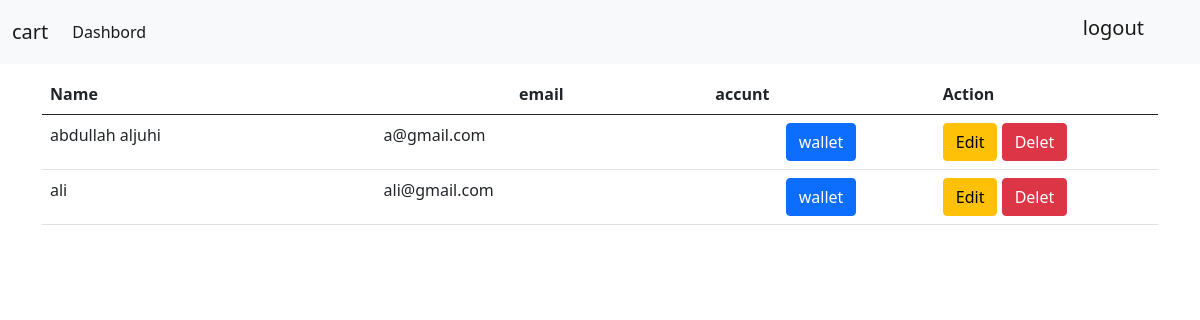
The app's page /dashbord.php with its own data.
### tables this page shows
CREATE TABLE `users` (
  `id` int(11) NOT NULL,
  `name` varchar(100) NOT NULL,
  `email` varchar(100) NOT NULL,
  `password` varchar(100) NOT NULL,
  `type` tinyint(1) NOT NULL DEFAULT 0
);

### db/connected.php (called while the page is built, shortened)
<?php
class connectedDb
{
        public $servername='localhost';
        public $username='root';
        public $password='';
        public $dbname='Productdb';
        public static $con;
    public function __construct()
    {
        self::$con = mysqli_connect($this->servername,$this->username,
        $this->password, $this->dbname);
    }
    public function getAll($tablename){
        $sql = "SELECT * FROM $tablename";
        $result = mysqli_query(self::$con, $sql);
        if(mysqli_num_rows($result) > 0){
            return $result;
        }
    }
}

### dashbord.php (the view, shortened to what this page needs)
<?php
require_once './include/Dashboardheader.php';
require_once './db/connected.php';
$db = new connectedDb();
?>
<div class="container bootstrap snippets bootdey">
    <div class="row">
        <div class="col-lg-12">
            <div class="main-box no-header clearfix">
                <div class="main-box-body clearfix">
                    <div class="table-responsive">
                        <table style="margin-top: 10px;" class="table user-list">
                            <thead>
                                <tr>
                                    <th><span>Name</span></th>
                                    <th class="text-center"><span>email</span></th>
                                    <th><span>accunt</span></th>
                                    <th>Action</th>
                                </tr>
                            </thead>
                            <tbody>
                                <?php
$result = $db->getAll("users");
if (isset($result)) {
    while ($row = mysqli_fetch_assoc($result)) {?>
                                        <tr>
                                            <td>
                                                <span class="user-subhead"><?=$row['name']?></span>
                                            </td>
                                            <td><?=$row['email']?></td>
                                            <td class="text-center">
                                                <div class="text-center">
                                                    <form method='get' action="wallet.view.php/?id=<?=$row['id']?>">
                                                        <button type="submit" class="btn btn-primary">wallet</button>
                                                    </form>
                                                </div>
                                            </td>
                                            <td style="width: 20%;">
                                                <a href="edit.php/?id=<?=$row['id']?>" class="btn btn-warning">Edit</a>
                                                <a href="/Product/app/productProcess.php?send=del&id=<?=$row['id']?>" class="btn btn-danger">Delet</a>
                                            </td>
                                        </tr>
                                <?php }
}
?>
                            </tbody>
                        </table>
                    </div>
                </div>
            </div>
        </div>
    </div>
</div>

### include/Dashboardheader.php (style rules this page uses)
body { overflow-x: hidden; }

### records on screen
users: name "abdullah aljuhi", email "a@gmail.com"
users: name "ali", email "ali@gmail.com"
